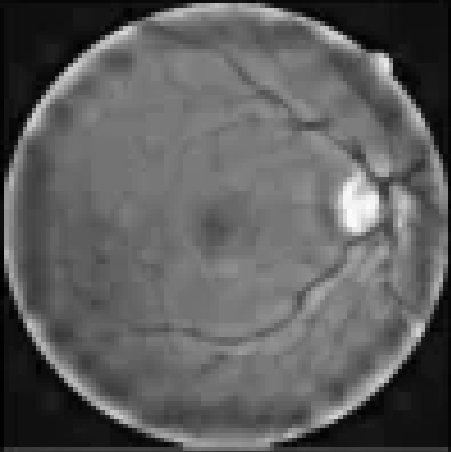
#> input picture Lab 3/images/extras/eye/162543.png, 451 x 452 px; the run also reads 1 picture not shown here
$ jupyter execute --allow-errors Practicum_Fondations_CV_Lab3.ipynb   (older library calls are emulated)
#> lines starting #> are read from the running program, lines starting #| are printed output that depends on the picture; after the words box and inside, x2 and y2 are one past the last pixel; in counts of white or black regions, pixels touching at a corner belong together
# Fundamentals of Computer Vision: Applied Projects

This Jupyter notebook contains the bases of the projects you need to develop during the semester.

The main goal of this project is twofold: 1st is to reiterate the theoretical context of the lectures and 2nd to use those methods in adapted examples for real-world scenarios.

---

## Import libraries, util functions and test image loading

[cell 1]
import cv2
import urllib3
import numpy as np
from typing import List, Tuple, Union  # for type hinting

from PIL import Image

from matplotlib import pyplot as plt

# Block 3. Segmentation as region classifiers

## List of segmentation algorithms by type

### Threshold-Based Segmentation (Mandatory. Implement by hand / Extend from previous labs)
- **Global Thresholding**: Applies a single threshold value across the entire image to separate objects from the background.
- **Adaptive Mean Thresholding**: Computes thresholds for different regions of the image based on mean values to handle varying lighting conditions.
- **Otsu's Thresholding**: Calculates an optimal threshold value that minimizes intra-class variance, or equivalently, maximizes inter-class variance.

### Edge-Based Segmentation (Mandatory. Implement by hand / Extend from previous labs)
- **Sobel Operator**: Detects edges using a pair of 3x3 convolution kernels, one for horizontal changes, and one for vertical.
- **Canny Edge Detector**: A multi-stage algorithm that includes noise reduction, gradient calculation, non-maximum suppression, and edge tracking by hysteresis.
- **Laplacian of Gaussian (LoG)**: Applies a Gaussian blur to smooth the image before computing the Laplacian for edge detection, capturing blobs and edges.

### Watershed-Based Segmentation (Mandatory. Use OpenCV implementation)
- **Watershed Algorithm**: Treats the gradient magnitude of an image as a topographic surface and finds watershed lines to segment the image based on catchment basins.

### Region-Based Segmentation (Choose 1. Implement by hand. Can make use of scikit-image library)
- **Split-and-Merge**: This technique recursively splits an image into regions based on a homogeneity criterion and then merges adjacent regions that have similar properties.
- **Flood Fill**: Also known as seed fill, this method starts from a seed point and grows a region by adding neighboring pixels that are similar to the seed.
Represents an image as a graph, where nodes correspond to segments and edges represent adjacency between segments, then merges nodes based on similarity measures.

### Clustering-Based Segmentation (Only analysis)
- **K-means Clustering**: Partitions the image into clusters based on pixel color or intensity, with the number of clusters predefined.
- **Gaussian Mixture Models (GMM)**: Uses a probabilistic model to represent normally distributed subpopulations within the overall population, providing a soft-segmentation of the image.

### List of ideas for improving some methods results
---

### Threshold-Based Segmentation

Global Thresholding:
1. Implement histogram analysis to automatically select a better global threshold.
2. Experiment with different global thresholds and evaluate the results using entropy-based or region-based metrics.

Adaptive Mean Thresholding:
1. Explore the use of different shapes and sizes for the local neighborhood when computing the mean value.
2. Combine with a preprocessing step that performs histogram equalization to enhance contrast before thresholding.

Otsu's Thresholding:
1. Extend Otsu's method to work with multi-level thresholds instead of just bi-level thresholds.

### Edge-Based Segmentation

Canny Edge Detector:
1. Optimize the selection of low and high threshold values using the median of the gradient magnitudes.
2. Implement an automated hysteresis process that adapts to the edge strength histogram of the image.

Laplacian of Gaussian (LoG):
1. Experiment with scale-space representation by varying the standard deviation of the Gaussian filter.
2. Automate the selection of the Gaussian kernel size based on the analysis of the image frequencies.

### Watershed-Based Segmentation

Watershed Algorithm:
1. Implement pre-processing steps to reduce noise, such as morphological operations, before applying the watershed.
2. Use marker-based watershed segmentation, where markers are determined automatically through morphological operations or distance transformation.

### Region-Based Segmentation

Split-and-Merge (RAG):
1. Incorporate texture or color gradients as additional criteria for deciding splits or merges, enhancing the segmentation for complex scenes.

Flood Fill:
1. Develop an adaptive flood fill algorithm where the tolerance level for pixel similarity is determined based on local image statistics.
2. Integrate edge detection results to guide the flood fill process, preventing it from crossing likely boundaries.

## Mandatory Questions

#### Threshold-Based Segmentation
1. Explain the basic concept of global thresholding. How is a single threshold value determined and applied across the entire image?
2. In what scenarios is adaptive mean thresholding more effective than global thresholding?
3. Describe Otsu's thresholding method in detail. How does it compute an optimal threshold value, and what makes it different from simple global thresholding?

#### Edge-Based Segmentation
4. Describe how the Sobel operator works. What are the roles of its horizontal and vertical kernels?
5. Explain the steps involved in the Canny Edge Detector algorithm.
6. What is the Laplacian of Gaussian? How does it differ from applying a Laplacian filter directly?

#### Watershed-Based Segmentation
7. Describe the watershed algorithm. How does it use the concept of topography to segment images?

#### Region-Based Segmentation*
8. Explain the process of region growing. How does the algorithm determine which pixels to include in a region?
9. Describe mean-shift segmentation. What are its main advantages and limitations?
10. What is the split-and-merge approach to image segmentation? How does it differ from region growing?
11. Explain the flood fill algorithm. In what situations is it most effective?

#### Clustering-Based Segmentation
12. How does K-means clustering segment an image? What are the limitations of this method?
13. Explain both Gaussian Mixture Models and K-means in the context of image segmentation. Which are the similarities and difference between the methods?

*Answer only the ones related to your selection

### Optional Questions

1. Compare and contrast the output of edge-based and region-based segmentation techniques. In what situations would you prefer one over the other? Explain why and provide examples on each method perform better than the other.
2. How does the choice of parameters (like kernel size or threshold values) affect the outcome of different segmentation algorithms? Since it can affect differently depending on the algorithm, explain how affects on each of them.
3. Analyze the computational complexity of the different segmentation methods. Which methods are more suitable for real-time applications? Provide "big O" notation and an estimation of the execution time for the methods.
4. Discuss the challenges of segmenting images with low contrast. What methods can be particularly effective in these scenarios?
5. Investigate the impact of image resolution on the performance of various segmentation algorithms. Are they sensitive or not?
6. Explore the use of segmentation in object tracking (segment and recognize the same object in a video). Which methods are most effective and why?
7. Discuss the limitations of traditional segmentation techniques in handling complex images and suggest potential improvements.
8. Evaluate the effectiveness of combining multiple segmentation techniques. Can hybrid approaches yield better results? Propose some hybrid methods. Are ensemble methods enough for improving results?
9. Analyze the role of color spaces in image segmentation. How does the choice of color space affect segmentation performance?

Since `Optional questions` ask about several topics I suggest to tackle them into a separete section in the report (Discussion / Comparision / Analysis) instead of including fragrments of the answer across each type of the method

## 1. Threshold-based Segmentation Exercise
**Objective:**
Implement basic global thresholding method.
Then the adaptive version. Later implement Otsu's thresholding algorithm to find automatically the best value. Finally implement the local versions of those algorithms.

**Guideline:**
1. Load a grayscale image.
2. Apply basic global thresholding on the image.
3. Apply local basic thresholding on the image (adaptive mean thresholding)
3. Implement Otsu's threshold selection algorithm.
4. Apply and compare the results to the basic counterparts

**Expected Results:**
- Segmented image with the different thresholding methods

[cell 2]
import numpy as np
import matplotlib.pyplot as plt


def global_thresholding(image, threshold):
    """
    Apply global thresholding to an image.

    Parameters:
    image (array_like): The input image to be thresholded.
    threshold (int): The global threshold value.

    Returns:
    array_like: Thresholded binary image.
    """
    segmented_img = np.zeros(image.shape)

    # Apply thresholding
    for i, elem in np.ndenumerate(image):
        if elem >= threshold:
            segmented_img[i] = 255
        else:
            segmented_img[i] = 0

    return segmented_img

# helper function to calculate the local mean intensity


def get_local_mean(image, row, col, region_size):
    # define the region boundaries
    row_start = max(0, row - region_size // 2)
    row_end = min(image.shape[0], row + region_size // 2 + 1)
    col_start = max(0, col - region_size // 2)
    col_end = min(image.shape[1], col + region_size // 2 + 1)

    # calculate local mean intensity in the region
    region = image[row_start:row_end, col_start:col_end]
    mean_intensity = np.mean(region)
    return mean_intensity


def adaptive_mean_thresholding(image, region_size, C):
    """
    Apply adaptive mean thresholding to an image.

    Parameters:
    image (array_like): The input image to be thresholded.
    region_size (int): The size of the local region around each pixel for calculating the mean.
    C (int): Constant subtracted from the mean to compute the local threshold value.

    Returns:
    array_like: Thresholded binary image.
    """

    segmented_img = np.zeros(image.shape)

    # Apply thresholding
    for i, elem in np.ndenumerate(image):
        row, col = i  # Current pixel coordinates
        mean_intensity = get_local_mean(image, row, col, region_size)

        # Compute the local threshold value
        threshold = mean_intensity - C

        # Apply thresholding
        if elem >= threshold:
            segmented_img[i] = 255
        else:
            segmented_img[i] = 0

    return segmented_img


def otsu_thresholding(image):
    """
    Apply Otsu's thresholding to an image.

    Parameters:
    image (array_like): The input image to be thresholded.

    Returns:
    array_like: Thresholded binary image.
    """
    # define histogram for the image
    hist, _ = np.histogram(image, bins=np.arange(257))  # Compute histogram

    # n number of pixels
    n_pixels = image.size
    sum_all = np.sum(np.arange(256) * hist)  # sum of all pixel intensities

    sumB = 0  # sum of pixel intensities in background
    wB = 0
    max_variance = 0
    opt_thresh = 0  # optimal threshold

    for t in range(256):
        wF = n_pixels - wB  # number of pixels on foreground
        if wB > 0 and wF > 0:  # check if wB and wF are greater than 0
            mB = sumB / wB  # mean intensity of background
            mF = (sum_all - sumB) / wF  # mean intensity of foreground
            variance_between = wB * wF * (mB - mF) ** 2

            if variance_between > max_variance:
                max_variance = variance_between
                opt_thresh = t

        wB += hist[t]  # update wB
        # update sumB with the sum of pixel intensities in the current bin thresholded
        sumB += t * hist[t]

    segmented_img = global_thresholding(image, opt_thresh)
    return segmented_img


def local_thresholding(image, method, kernel_size):
    """
    Apply any method but in their local counterpart.

    Parameters:
    image (array_like): The input image to be thresholded.
    method (str): string with the thresholding method.
    kernel_size (int): Size used for the local window.

    Returns:
    array_like: Thresholded binary image.
    """
    if method == 'otsu':
        segmented_img = np.zeros(image.shape)
        # Apply thresholding
        for i, elem in np.ndenumerate(image):
            row, col = i  # Current pixel coordinates
            mean_intensity = get_local_mean(image, row, col, kernel_size)

            # Compute the local threshold value
            threshold = otsu_thresholding(mean_intensity)

            # Apply thresholding
            if elem >= threshold:
                segmented_img[i] = 255
            else:
                segmented_img[i] = 0
        return segmented_img
    elif method == 'global':
        segmented_img = np.zeros(image.shape)
        # Apply thresholding
        for i, elem in np.ndenumerate(image):
            row, col = i  # Current pixel coordinates
            mean_intensity = get_local_mean(image, row, col, kernel_size)

            # Compute the local threshold value
            threshold = global_thresholding(mean_intensity, 128)

            # Apply thresholding
            if elem >= threshold:
                segmented_img[i] = 255
            else:
                segmented_img[i] = 0
        return segmented_img

[cell 3]
img_read = cv2.imread('images/extras/eye/162543.png', cv2.IMREAD_GRAYSCALE)

seg_img = global_thresholding(img_read, 127)
#> the loop in global_thresholding, `for i, elem in np.ndenumerate(image):` made 203852 passes
#> (i, elem) on passes 1 to 3: ((0, 0), 9), ((0, 1), 9), ((0, 2), 9)
#> after the loop in global_thresholding, `for i, elem in np.ndenumerate(image):`:
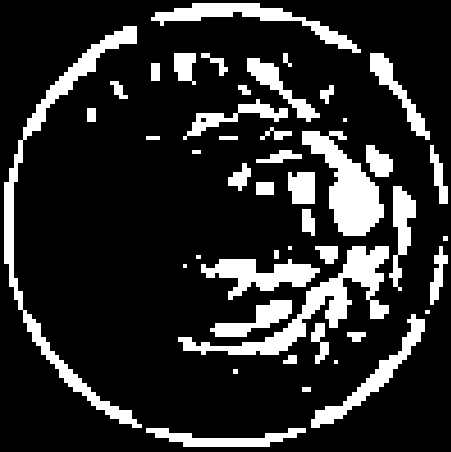
#> segmented_img: shape (452, 451) float64; 17.3% white; 46 white regions (4 under 20 px), largest, box (x1, y1, x2, y2) and area: (4, 26, 142, 428) 5330, (178, 246, 389, 355) 4862, (302, 131, 384, 236) 3931
plt.imshow(seg_img, cmap='gray')
plt.show()

[cell 4]
# https://docs.opencv.org/3.4/d7/d4d/tutorial_py_thresholding.html Link for the proof of adaptive thresholding
sec_img = cv2.imread('images/extras/sudoku/167556.png', cv2.IMREAD_GRAYSCALE)
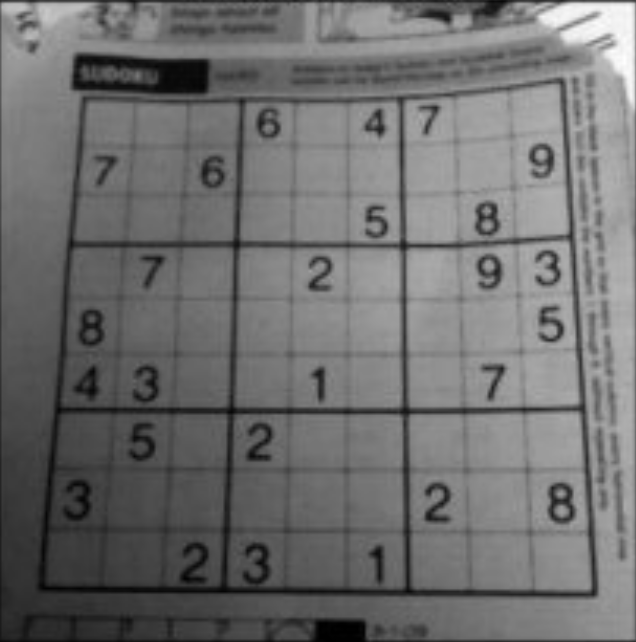
#> input picture Lab 3/images/extras/sudoku/167556.png, 636 x 642 px
#> sec_img is the input picture: shape (642, 636); min 0, max 254, mean 111
seg_img = adaptive_mean_thresholding(sec_img, 11, 2)
#> the loop in adaptive_mean_thresholding, `for i, elem in np.ndenumerate(image):` made 408312 passes
#> (i, elem, col_start in get_local_mean, mean_intensity, threshold) on passes 1 to 3: ((0, 0), 46, 0, 114.6, 112.6), ((0, 1), 51, 0, 117, 115), ((0, 2), 55, 0, 118.9, 116.9)
#> after the loop in adaptive_mean_thresholding, `for i, elem in np.ndenumerate(image):`:
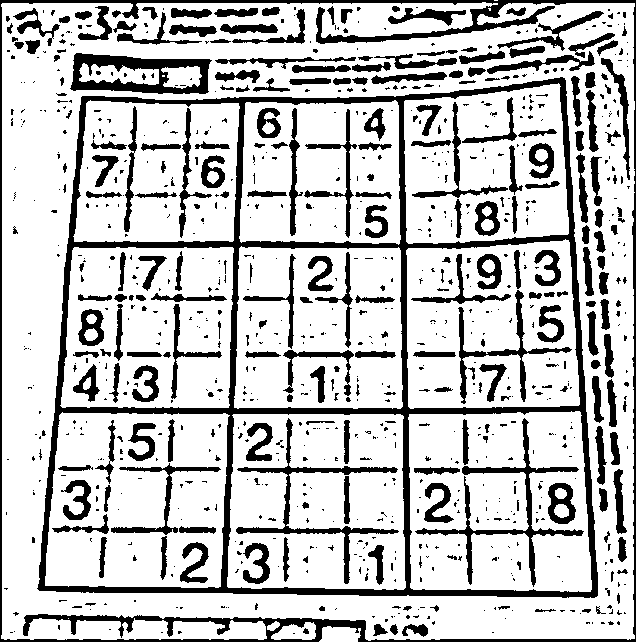
#> segmented_img: shape (642, 636) float64; 76.8% white; 926 black regions (676 under 20 px), largest, box (x1, y1, x2, y2) and area: (37, 77, 598, 598) 23474, (0, 0, 636, 642) 10671, (70, 53, 212, 94) 2861
plt.imshow(seg_img, cmap='gray')
plt.show()

[cell 5]
# https://learnopencv.com/otsu-thresholding-with-opencv/ Link for the proof of otsu thresholding
sem_img = cv2.imread('images/extras/sea_bottom/172857.png',
                     cv2.IMREAD_GRAYSCALE)
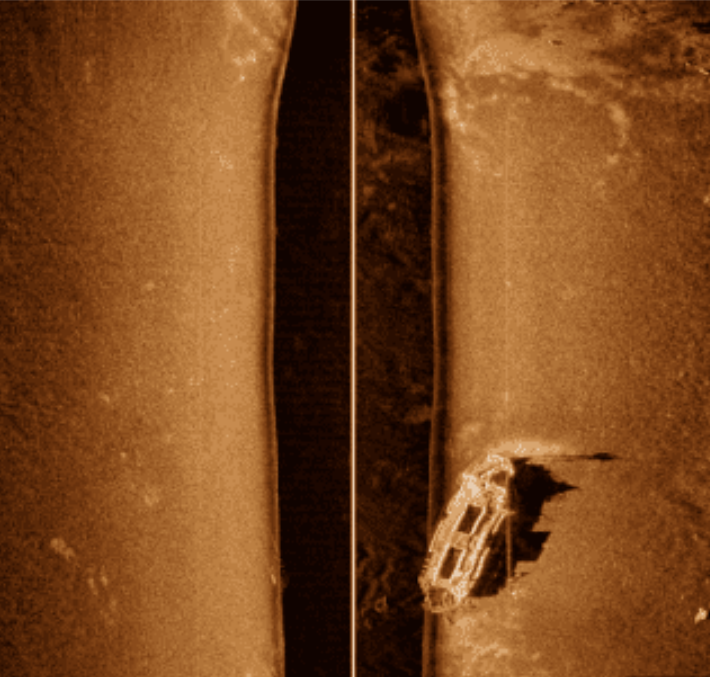
#> input picture Lab 3/images/extras/sea_bottom/172857.png, 710 x 677 px
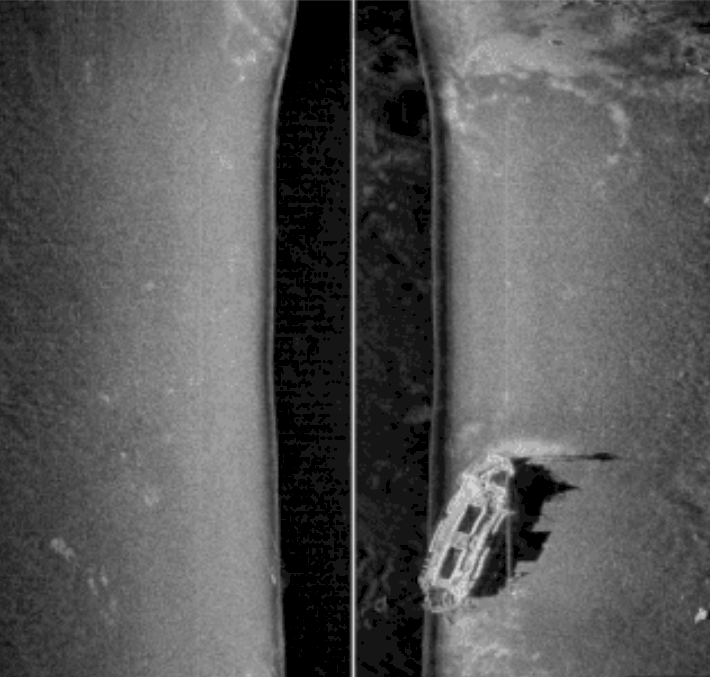
#> sem_img: shape (677, 710); min 0, max 213, mean 86.8
seg_img = otsu_thresholding(sem_img)
#> in otsu_thresholding, `hist, _ = np.histogram(image, bins=np.arange(257))`: hist = 256 values, max 42183 at index 21, min 0 at index 1, mean 1877.6
#> call 2 of global_thresholding, with threshold = 79
#> the loop in global_thresholding (call 2), `for i, elem in np.ndenumerate(image):` made 480670 passes
#> (i, elem) on passes 1 to 3: ((0, 0), 53), ((0, 1), 46), ((0, 2), 46)
#> after the loop in global_thresholding (call 2), `for i, elem in np.ndenumerate(image):`:
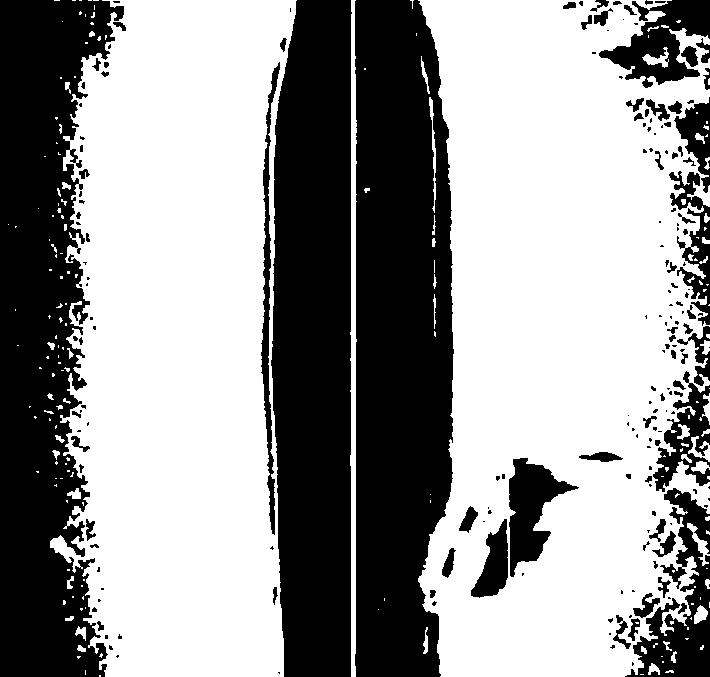
#> segmented_img: shape (677, 710) float64; 59.6% white; 189 black regions (108 under 20 px), largest, box (x1, y1, x2, y2) and area: (355, 0, 454, 677) 58623, (0, 0, 124, 677) 54003, (271, 0, 352, 677) 49252
plt.imshow(seg_img, cmap='gray')
plt.show()

[cell 6]
set_img = cv2.imread('images/extras/sheep/2008_004854.jpg',
                     cv2.IMREAD_GRAYSCALE)
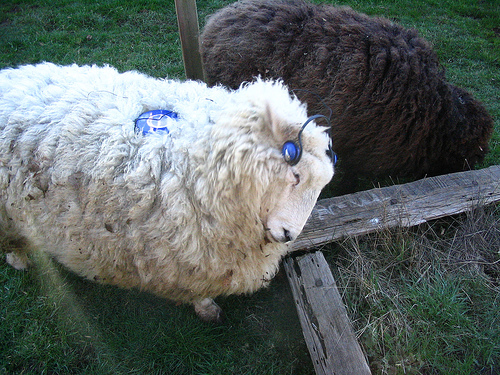
#> input picture Lab 3/images/extras/sheep/2008_004854.jpg, 500 x 375 px
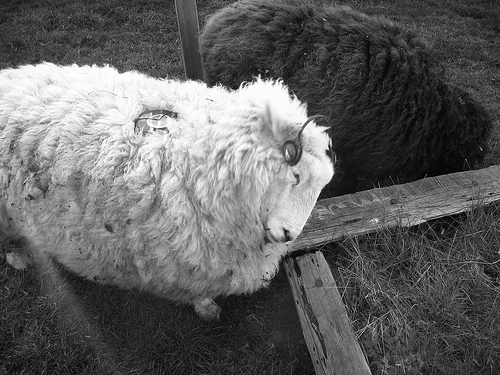
#> set_img: shape (375, 500); min 0, max 255, mean 97.6
seg_img = local_thresholding(set_img, 'global', 11)
#> the loop in local_thresholding, `for i, elem in np.ndenumerate(image):` made 187500 passes
#> (i, elem) on passes 1 to 3: ((0, 0), 30), ((0, 1), 39), ((0, 2), 33)
#> after the loop in local_thresholding, `for i, elem in np.ndenumerate(image):`:
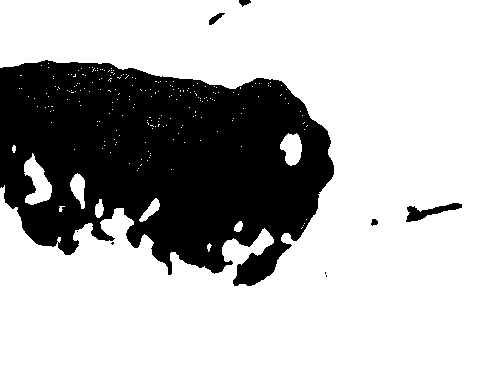
#> segmented_img: shape (375, 500) float64; 72% white; 9 black regions (4 under 20 px), largest, box (x1, y1, x2, y2) and area: (0, 60, 334, 286) 51879, (406, 203, 462, 222) 429, (209, 13, 225, 25) 81, (239, 0, 251, 7) 53, (371, 219, 378, 226) 35
plt.imshow(seg_img, cmap='gray')
plt.show()

[cell 7]
seg_img = global_thresholding(set_img, 127)
#> seg_img: shape (375, 500) float64; 28.6% white; 771 white regions (747 under 20 px), largest, box (x1, y1, x2, y2) and area: (0, 61, 334, 291) 49671, (401, 196, 472, 227) 737, (201, 0, 257, 36) 356
#> (the rest of the program and of its run is left out)
